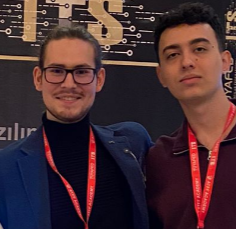
#> input picture photos/talip.png, 236 x 229 px
$ python main.py
#> lines starting #> are read from the running program, lines starting #| are printed output that depends on the picture
import cv2 as cv
import numpy as np
import datetime as dt

IMG_SIZE = 100

now = dt.datetime.now()
img_ = cv.imread('photos/talip.png')
#> img_ is the input picture: shape (229, 236, 3); mean B, G, R 50.1, 45.4, 70.4
img = cv.resize(img_, (IMG_SIZE, IMG_SIZE))
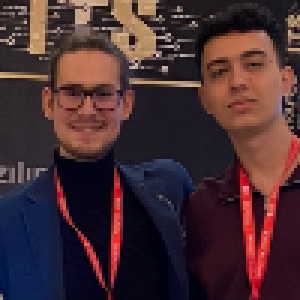
#> img: shape (100, 100, 3) (shown 3 times larger); mean B, G, R 50, 45.4, 70.3


def inspect_3d_array(array):
    rows, cols, chas = array.shape
    rows, cols = list(map(lambda x: int(x/4), [rows, cols]))
    for row in range(rows):
        print('\n')
        for col in range(cols):
            print(array[row*4, col*4], end='')


def imshow(img, size=(500, 500), window_name='Image'):
#> called with size = (500, 500), window_name = 'Tulip'
    img_rsz = cv.resize(img, size)
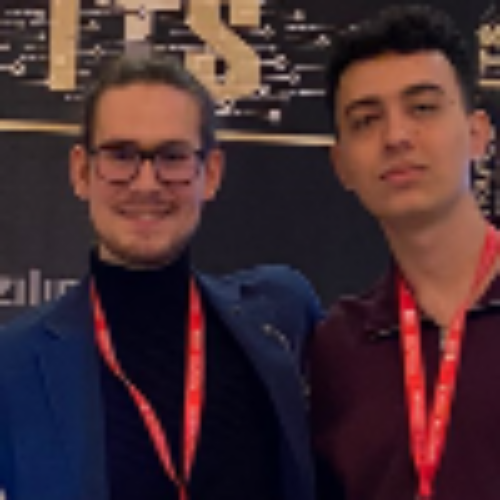
#> img_rsz: shape (500, 500, 3); mean B, G, R 49.9, 45.3, 70.2
    cv.imshow(window_name, img_rsz)
    if cv.waitKey(0):
#> (key Esc is pressed here)
        cv.destroyAllWindows()


def imwrite(out, name='', folder='outputs', file_extension='.png'):
    '''dont forget to put a dot before extension'''
    filepath = folder + '/' + name + '_' + str(IMG_SIZE) + 'px' + '_' + now.strftime('%H%m_%d%b') + file_extension
    cv.imwrite(filepath, out)


imshow(img, window_name='Tulip')

mask = np.empty_like(img)
# imshow(mask)
# 500x500luk resmi al

# her piksel icin icin renkleri normalize et. normalize degerleri o konuma gelecek karenin tum piksellerine katsayi
# olarak ver.

# 0-1 arasi normalizasyon formulu
#           y = (x – min) / (max – min)

for row in range(img.shape[0]):
    for col in range(img.shape[1]):
        for cha in range(img.shape[2]):
            mask[row, col, cha] = img[row, col, cha].astype(np.float16) * 10 /   \
                                  ((img[row, col].max() - img[row, col].min()).astype(np.float16) + 1)
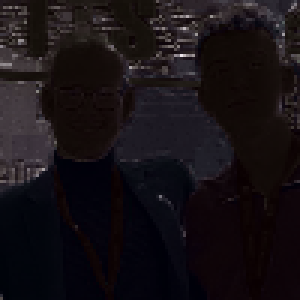
#> mask: shape (100, 100, 3) (shown 3 times larger); mean B, G, R 20.6, 17, 22.4

# sifir ile bolumden kurtulmak icin paydada +1 var
# her piksele kendi icinde normalizasyon uyguladim

# inspect_3d_array(mask)

output = np.zeros((IMG_SIZE**2, IMG_SIZE**2, 3), dtype=np.uint8)
output.shape

for ch in range(3):
    for row in range(IMG_SIZE):
        rowB = row * IMG_SIZE
        for col in range(IMG_SIZE):
            colB = col * IMG_SIZE
            output[rowB:rowB+IMG_SIZE, colB:colB+IMG_SIZE, ch] = img[:, :, ch] + img[row, col, ch]


imshow(output)
#> call 2 of imshow, with img = array of shape (10000, 10000, 3), size = (500, 500), window_name = 'Image'
#> in imshow (call 2), `img_rsz = cv.resize(img, size)`:
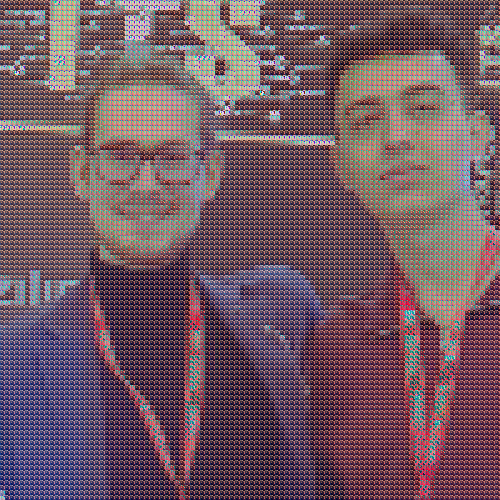
#> img_rsz: shape (500, 500, 3); mean of channels 0, 1, 2 99.3, 89.1, 112.6; drawn as B, G, R
#> (key Enter is pressed here)
imwrite(output, name='talip_output')
